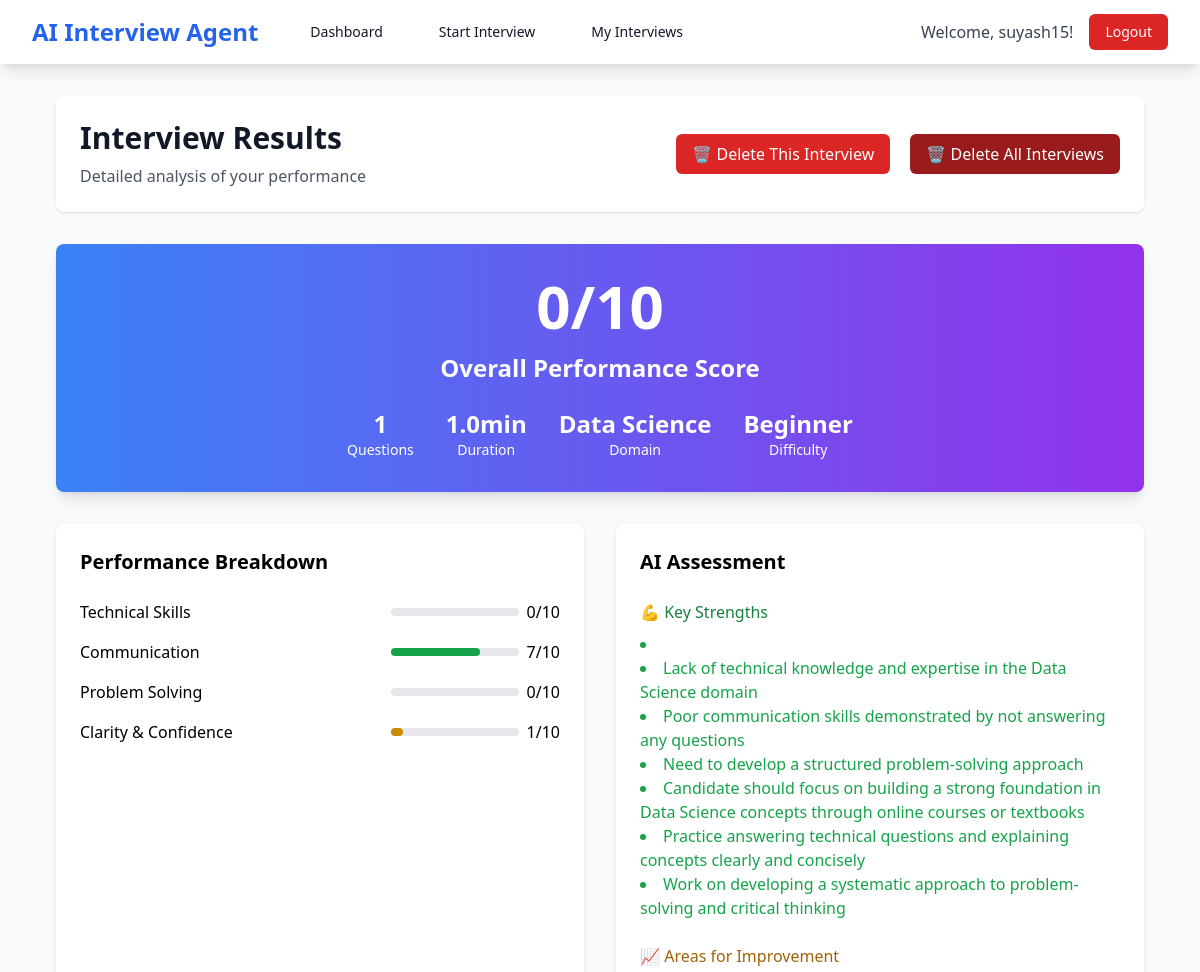
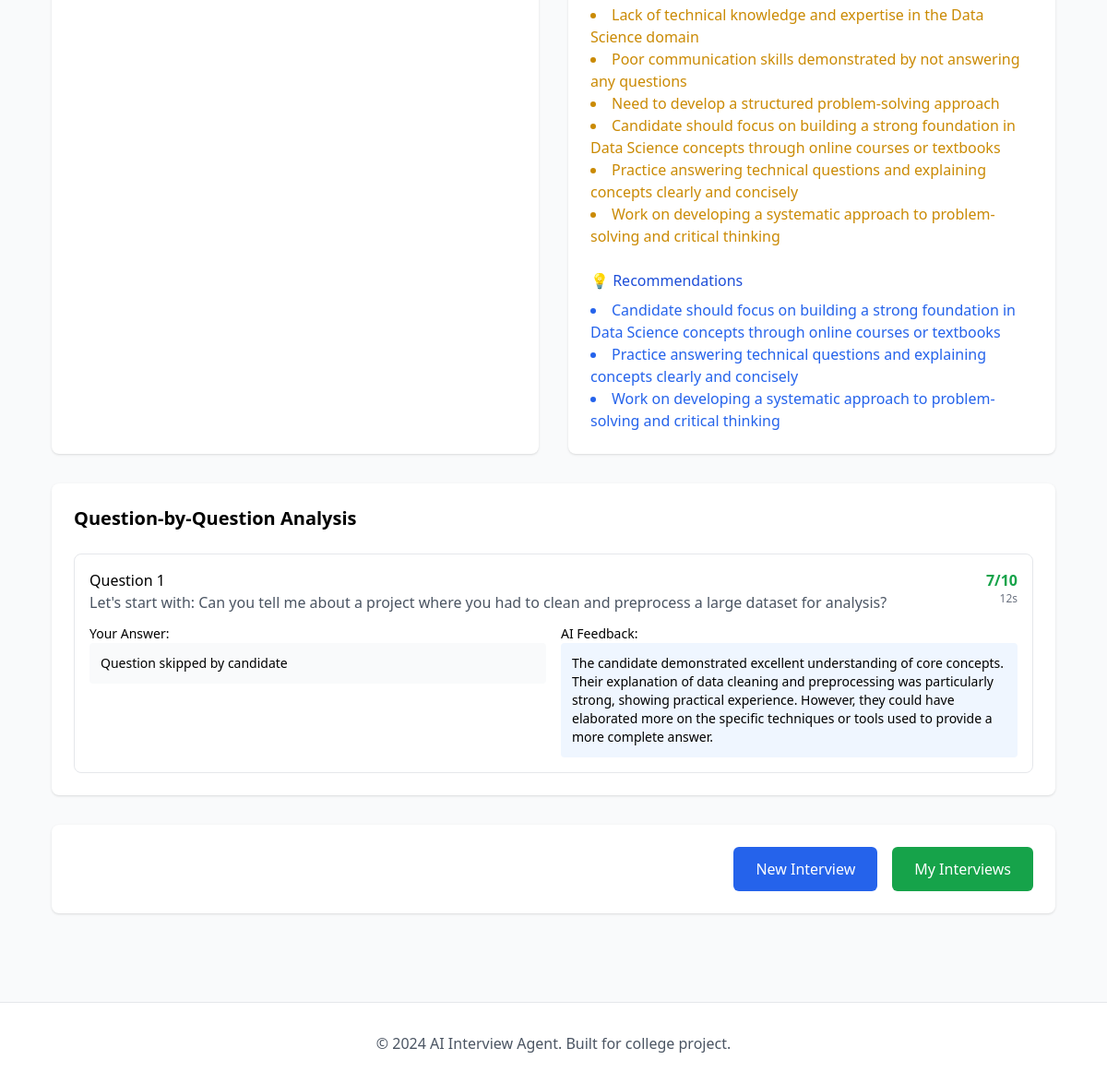
Page /results/1 (signed in) on the committed database (2 pictures, top to bottom).
### database.py (models this page shows, shortened)
class User(UserMixin, db.Model):
    __tablename__ = 'users'
    id = db.Column(db.Integer, primary_key=True)
    email = db.Column(db.String(255), unique=True, nullable=False, index=True)
    username = db.Column(db.String(100), unique=True, nullable=False, index=True)
    password_hash = db.Column(db.String(255), nullable=False)
    full_name = db.Column(db.String(255), nullable=True)
    age = db.Column(db.Integer, nullable=True)
    gender = db.Column(db.String(20), nullable=True)
    is_active = db.Column(db.Boolean, default=True)
    created_at = db.Column(db.DateTime, default=datetime.utcnow)
    updated_at = db.Column(db.DateTime, default=datetime.utcnow, onupdate=datetime.utcnow)
    interviews = db.relationship('Interview', backref='user', lazy=True)

class Interview(db.Model):
    __tablename__ = 'interviews'
    id = db.Column(db.Integer, primary_key=True)
    user_id = db.Column(db.Integer, db.ForeignKey('users.id'), nullable=False)
    domain_id = db.Column(db.Integer, db.ForeignKey('domains.id'), nullable=False)
    difficulty_level = db.Column(db.String(20), nullable=False)
    duration_minutes = db.Column(db.Integer, default=30)
    status = db.Column(db.String(20), default='in_progress')  # in_progress, completed, cancelled
    overall_score = db.Column(db.Integer, nullable=True)  # 0-100
    feedback = db.Column(db.Text, nullable=True)
    started_at = db.Column(db.DateTime, default=datetime.utcnow)
    completed_at = db.Column(db.DateTime, nullable=True)
    answers = db.relationship('Answer', backref='interview', lazy=True)

class Domain(db.Model):
    __tablename__ = 'domains'
    id = db.Column(db.Integer, primary_key=True)
    name = db.Column(db.String(100), unique=True, nullable=False)
    description = db.Column(db.Text, nullable=True)
    created_at = db.Column(db.DateTime, default=datetime.utcnow)
    questions = db.relationship('Question', backref='domain', lazy=True)
    interviews = db.relationship('Interview', backref='domain', lazy=True)

class Answer(db.Model):
    __tablename__ = 'answers'
    id = db.Column(db.Integer, primary_key=True)
    interview_id = db.Column(db.Integer, db.ForeignKey('interviews.id'), nullable=False)
    question_id = db.Column(db.Integer, db.ForeignKey('questions.id'), nullable=False)
    answer_text = db.Column(db.Text, nullable=False)
    score = db.Column(db.Integer, nullable=True)  # 0-10 for individual question
    feedback = db.Column(db.Text, nullable=True)
    time_taken_seconds = db.Column(db.Integer, nullable=True)
    answered_at = db.Column(db.DateTime, default=datetime.utcnow)

class Question(db.Model):
    __tablename__ = 'questions'
    id = db.Column(db.Integer, primary_key=True)
    domain_id = db.Column(db.Integer, db.ForeignKey('domains.id'), nullable=False)
    question_text = db.Column(db.Text, nullable=False)
    difficulty_level = db.Column(db.String(20), nullable=False)  # beginner, intermediate, expert
    question_type = db.Column(db.String(50), nullable=False)  # technical, behavioral, hr
    expected_answer = db.Column(db.Text, nullable=True)
    keywords = db.Column(db.Text, nullable=True)  # JSON string
    created_at = db.Column(db.DateTime, default=datetime.utcnow)
    answers = db.relationship('Answer', backref='question', lazy=True)

### app.py (the view)
@app.route('/results/<int:interview_id>')
@login_required
def results_page(interview_id):
    interview = Interview.query.filter_by(id=interview_id, user_id=current_user.id).first()
    if not interview:
        flash('Interview not found', 'error')
        return redirect(url_for('dashboard'))
    results = interview_service.get_interview_results(interview_id)
    return render_template('results.html', results=results)

### auth.py (called while the page is built)
@login_manager.user_loader
def load_user(user_id):
    return User.query.get(int(user_id))

### templates/results.html (shortened to what this page needs)
{% extends "base.html" %}
{% block content %}
<div class="max-w-6xl mx-auto px-4 sm:px-6 lg:px-8 py-8">
  <div class="bg-white shadow rounded-lg p-6 mb-8 flex justify-between items-center">
    <div>
      <h1 class="text-3xl font-bold text-gray-900">Interview Results</h1>
      <p class="text-gray-600 mt-2">Detailed analysis of your performance</p>
    </div>
    <div class="space-x-4">
      <button id="delete-this-interview" class="bg-red-600 hover:bg-red-700 text-white px-4 py-2 rounded-md font-medium">🗑️ Delete This Interview</button>
      <button id="delete-all-interviews" class="bg-red-800 hover:bg-red-900 text-white px-4 py-2 rounded-md font-medium">🗑️ Delete All Interviews</button>
    </div>
  </div>
  <div class="bg-gradient-to-r from-blue-500 to-purple-600 rounded-lg shadow-lg p-8 mb-8 text-white text-center">
    <div class="text-6xl font-bold mb-4">{{ results.interview.overall_score }}/10</div>
    <h2 class="text-2xl font-semibold mb-2">Overall Performance Score</h2>
    <div class="flex justify-center space-x-8 mt-6">
      <div><div class="text-2xl font-bold">{{ results.total_questions }}</div><div class="text-sm">Questions</div></div>
      <div><div class="text-2xl font-bold">{{ results.duration_minutes }}min</div><div class="text-sm">Duration</div></div>
      <div><div class="text-2xl font-bold">{{ results.interview.domain.name }}</div><div class="text-sm">Domain</div></div>
      <div><div class="text-2xl font-bold">{{ results.interview.difficulty_level|title }}</div><div class="text-sm">Difficulty</div></div>
    </div>
  </div>
  <div class="grid grid-cols-1 lg:grid-cols-2 gap-8 mb-8">
    <div class="bg-white shadow rounded-lg p-6">
      <h3 class="text-xl font-semibold mb-6">Performance Breakdown</h3>
      <div class="space-y-4">
        <div class="flex justify-between items-center">
          <span>Technical Skills</span>
          <div class="flex items-center space-x-2">
            <div class="w-32 bg-gray-200 rounded-full h-2">
            </div>
            <span>{{ results.technical_score }}/10</span>
          </div>
        </div>
        <div class="flex justify-between items-center">
          <span>Communication</span>
          <div class="flex items-center space-x-2">
            <div class="w-32 bg-gray-200 rounded-full h-2">
              <div class="bg-green-600 h-2 rounded-full" style="width: {{ results.communication_score * 10 }}%"></div>
            </div>
            <span>{{ results.communication_score }}/10</span>
          </div>
        </div>
        <div class="flex justify-between items-center">
          <span>Problem Solving</span>
          <div class="flex items-center space-x-2">
            <div class="w-32 bg-gray-200 rounded-full h-2">
            </div>
            <span>{{ results.problem_solving_score }}/10</span>
          </div>
        </div>
        <div class="flex justify-between items-center">
          <span>Clarity & Confidence</span>
          <div class="flex items-center space-x-2">
            <div class="w-32 bg-gray-200 rounded-full h-2">
              <div class="bg-yellow-600 h-2 rounded-full" style="width: {{ results.clarity_score * 10 }}%"></div>
            </div>
            <span>{{ results.clarity_score }}/10</span>
          </div>
        </div>
      </div>
    </div>
    <div class="bg-white shadow rounded-lg p-6">
      <h3 class="text-xl font-semibold mb-6">AI Assessment</h3>
      <div class="space-y-6">
        <div>
          <h4 class="font-medium text-green-700 mb-2">💪 Key Strengths</h4>
          <ul class="list-disc list-inside text-green-600">
            {% for s in results.ai_feedback.key_strengths %}<li>{{ s }}</li>{% endfor %}
          </ul>
        </div>
        <div>
          <h4 class="font-medium text-yellow-700 mb-2">📈 Areas for Improvement</h4>
          <ul class="list-disc list-inside text-yellow-600">
            {% for a in results.ai_feedback.areas_for_improvement %}<li>{{ a }}</li>{% endfor %}
          </ul>
        </div>
        <div>
          <h4 class="font-medium text-blue-700 mb-2">💡 Recommendations</h4>
          <ul class="list-disc list-inside text-blue-600">
            {% for r in results.ai_feedback.specific_recommendations %}<li>{{ r }}</li>{% endfor %}
          </ul>
        </div>
      </div>
    </div>
  </div>
  <div class="bg-white shadow rounded-lg p-6 mb-8">
    <h3 class="text-xl font-semibold mb-6">Question-by-Question Analysis</h3>
    <div class="space-y-6">
      {% for ans in results.answers %}
      <div class="border p-4 rounded-lg">
        <div class="flex justify-between items-start mb-3">
          <div>
            <h4 class="font-medium">Question {{ loop.index }}</h4>
            <p class="text-gray-600">{{ ans.question.question_text }}</p>
          </div>
          <div class="text-right">
            <div class="font-bold text-{{ 'green' if ans.score>=7 else 'yellow' if ans.score>=5 else 'red' }}-600">{{ ans.score }}/10</div>
            <div class="text-xs text-gray-500">{{ ans.time_taken_seconds }}s</div>
          </div>
        </div>
        <div class="grid md:grid-cols-2 gap-4">
          <div>
            <h5 class="text-sm font-medium">Your Answer:</h5>
            <p class="bg-gray-50 p-3 rounded text-sm">{{ ans.answer_text }}</p>
          </div>
          <div>
            <h5 class="text-sm font-medium">AI Feedback:</h5>
            <p class="bg-blue-50 p-3 rounded text-sm">{{ ans.feedback }}</p>
          </div>
        </div>
      </div>
      {% endfor %}
    </div>
  </div>
  <div class="bg-white shadow rounded-lg p-6 flex justify-end space-x-4">
    <a href="{{ url_for('start_interview') }}" class="bg-blue-600 hover:bg-blue-700 text-white px-6 py-3 rounded-md">New Interview</a>
    <a href="{{ url_for('my_interviews') }}" class="bg-green-600 hover:bg-green-700 text-white px-6 py-3 rounded-md">My Interviews</a>
  </div>
</div>
{% endblock %}

### templates/base.html (shortened to what this page needs)
<!DOCTYPE html>
<html lang="en">
<head>
    <script src="https://cdn.tailwindcss.com"></script>
    <link rel="stylesheet" href="{{ url_for('static', filename='css/style.css') }}">
</head>
<body class="bg-gray-50 min-h-screen">
    <nav class="bg-white shadow-lg">
        <div class="max-w-7xl mx-auto px-4 sm:px-6 lg:px-8">
            <div class="flex justify-between h-16">
                <div class="flex items-center">
                    <a href="{{ url_for('index') }}" class="flex-shrink-0">
                        <h1 class="text-2xl font-bold text-blue-600">AI Interview Agent</h1>
                    </a>
                    {% if current_user.is_authenticated %}
                    <div class="hidden md:ml-10 md:flex md:space-x-8">
                        <a href="{{ url_for('dashboard') }}" class="text-gray-900 hover:text-blue-600 px-3 py-2 rounded-md text-sm font-medium">
                            Dashboard
                        </a>
                        <a href="{{ url_for('start_interview') }}" class="text-gray-900 hover:text-blue-600 px-3 py-2 rounded-md text-sm font-medium">
                            Start Interview
                        </a>
                        <a href="{{ url_for('my_interviews') }}" class="text-gray-900 hover:text-blue-600 px-3 py-2 rounded-md text-sm font-medium">
                            My Interviews
                        </a>
                    </div>
                    {% endif %}
                </div>
                <div class="flex items-center space-x-4">
                    {% if current_user.is_authenticated %}
                        <span class="text-gray-700">Welcome, {{ current_user.username }}!</span>
                        <a href="{{ url_for('logout') }}" class="bg-red-600 hover:bg-red-700 text-white px-4 py-2 rounded-md text-sm font-medium">
                            Logout
                        </a>
                    {% endif %}
                </div>
            </div>
        </div>
    </nav>
    <main class="flex-1">
        {% block content %}{% endblock %}
    </main>
    <footer class="bg-white border-t mt-16">
        <div class="max-w-7xl mx-auto px-4 sm:px-6 lg:px-8 py-8">
            <p class="text-center text-gray-600">&copy; 2024 AI Interview Agent. Built for college project.</p>
        </div>
    </footer>
</body>
</html>

### rows in the picture
User: username "suyash15"
Interview: interview.overall_score "0", interview.difficulty_level "Beginner"
Domain: interview.domain.name "Data Science"
Answer: question.question_text "Let's start with: Can you tell me about a project where you had to clean and preprocess a large dataset for analysis?", score "7", time_taken_seconds "12", answer_text "Question skipped by candidate", feedback "The candidate demonstrated excellent understanding of core concepts. Their explanation of data cleaning and preprocessing was particularly strong, showing practical experience. However, they could have elaborated more on the specific techniques or tools used to provide a more complete answer."

### other values in the picture
{{ results.total_questions }} "1"
{{ results.duration_minutes }} "1.0"
{{ results.technical_score }} "0"
{{ results.communication_score }} "7"
{{ results.problem_solving_score }} "0"
{{ results.clarity_score }} "1"
{{ s }} "Lack of technical knowledge and expertise in the Data Science domain" "Poor communication skills demonstrated by not answering any questions" "Need to develop a structured problem-solving approach" "Candidate should focus on building a strong foundation in Data Science concepts through online courses or textbooks" "Practice answering technical questions and explaining concepts clearly and concisely" "Work on developing a systematic approach to problem-solving and critical thinking"
{{ a }} "Lack of technical knowledge and expertise in the Data Science domain" "Poor communication skills demonstrated by not answering any questions" "Need to develop a structured problem-solving approach" "Candidate should focus on building a strong foundation in Data Science concepts through online courses or textbooks" "Practice answering technical questions and explaining concepts clearly and concisely" "Work on developing a systematic approach to problem-solving and critical thinking"
{{ r }} "Candidate should focus on building a strong foundation in Data Science concepts through online courses or textbooks" "Practice answering technical questions and explaining concepts clearly and concisely" "Work on developing a systematic approach to problem-solving and critical thinking"
